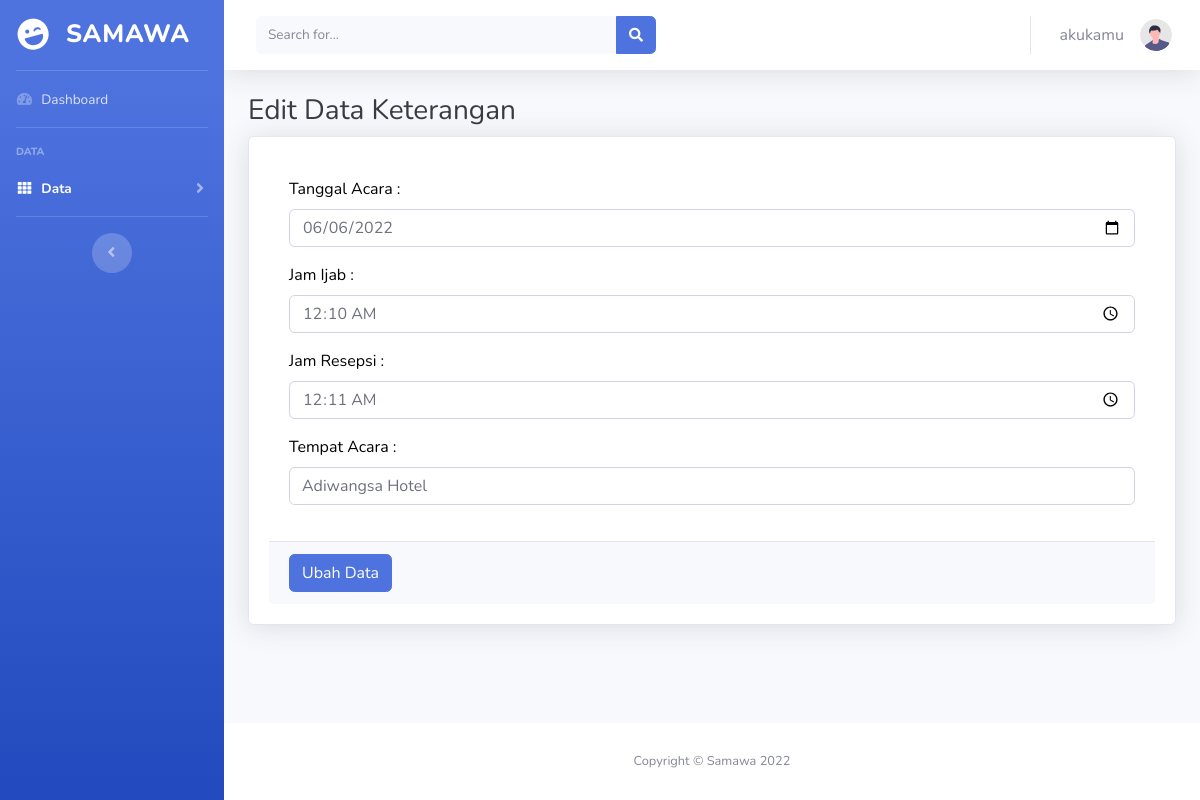
Page /login/data_keterangan.php (signed in) on the committed database.
### tables this page shows
CREATE TABLE `keterangan` (
  `idclient` int(7) NOT NULL,
  `tgl` date NOT NULL,
  `jam_ijab` time NOT NULL,
  `jam_resepsi` time NOT NULL,
  `tempat` varchar(50) NOT NULL
);

### login/functions.php (called while the page is built, shortened)
<?php
$conn = mysqli_connect("localhost", "root", "", "db_wedding");
function query($query){
	global $conn;
	$result = mysqli_query($conn, $query);
	$rows = [];
	while($row = mysqli_fetch_assoc($result)) {
		$rows[] = $row;
	}
	return $rows;
}
 ?>

### login/data_keterangan.php (the view, shortened to what this page needs)
<?php
require 'functions.php';
$id = $_SESSION['idclient'];
$link = $_SESSION['link'];
$keterangan = query("SELECT * FROM keterangan WHERE idclient = $id")[0];
?>
<!DOCTYPE html>
<html lang="en">
<head>
    <link href="vendor/fontawesome-free/css/all.min.css" rel="stylesheet" type="text/css">
    <link href="css/sb-admin-2.min.css" rel="stylesheet">
    <link href="vendor/datatables/dataTables.bootstrap4.min.css" rel="stylesheet">
</head>
<body id="page-top">
    <div id="wrapper">
        <ul class="navbar-nav bg-gradient-primary sidebar sidebar-dark accordion" id="accordionSidebar">
            <a class="sidebar-brand d-flex align-items-center justify-content-center" href="#">
                <div class="sidebar-brand-icon rotate-n-15">
                    <i class="fas fa-laugh-wink"></i>
                </div>
                <div style="font-size: 25px;" class="sidebar-brand-text mx-3">samawa</div>
            </a>
            <hr class="sidebar-divider my-0">
            <li class="nav-item">
                <a class="nav-link" href="index.php">
                    <i class="fas fa-fw fa-tachometer-alt"></i>
                    <span>Dashboard</span></a>
            </li>
            <hr class="sidebar-divider">
            <div class="sidebar-heading">
                Data
            </div>
            <li class="nav-item active">
                <a class="nav-link  collapsed" href="#" data-toggle="collapse" data-target="#collapseTwo"
                    aria-expanded="true" aria-controls="collapseTwo">
                    <i class="fas fa-fw fa-th"></i>
                    <span>Data</span>
                </a>
            </li>
            <hr class="sidebar-divider">
            <div class="text-center d-none d-md-inline">
                <button class="rounded-circle border-0" id="sidebarToggle"></button>
            </div>
        </ul>
        <div id="content-wrapper" class="d-flex flex-column">
            <div id="content">
                <nav class="navbar navbar-expand navbar-light bg-white topbar mb-4 static-top shadow">
                    <form
                        class="d-none d-sm-inline-block form-inline mr-auto ml-md-3 my-2 my-md-0 mw-100 navbar-search">
                        <div class="input-group">
                            <input type="text" class="form-control bg-light border-0 small" placeholder="Search for..."
                                aria-label="Search" aria-describedby="basic-addon2">
                            <div class="input-group-append">
                                <button class="btn btn-primary" type="button">
                                    <i class="fas fa-search fa-sm"></i>
                                </button>
                            </div>
                        </div>
                    </form>
                    <ul class="navbar-nav ml-auto">
                        <li class="nav-item dropdown no-arrow">
                            <a class="nav-link dropdown-toggle" href="#" id="userDropdown" role="button"
                                data-toggle="dropdown" aria-haspopup="true" aria-expanded="false">
                                <span class="mr-3 d-none d-lg-inline text-gray-600 medium"><?= $link; ?></span>
                                <img class="img-profile rounded-circle"
                                    src="img/undraw_profile.svg">
                            </a>
                        </li>
                    </ul>
                </nav>
                <div class="container-fluid">
                    <h1 class="h3 mb-2 text-gray-900">Edit Data Keterangan</h1>
                    <div class="card shadow mb-4">
                        <div class="card-body">
                            <form action="" method="post">
                              <div class="card-body" style="color: black;">
                                <div class="form-group">
                                  <label for="tgl">Tanggal Acara :</label>
                                  <input class="form-control" type="date" name="tgl" id="tgl" placeholder="" required value="<?= $keterangan["tgl"]; ?>">
                                </div>
                                <div class="form-group">
                                  <label for="jam_ijab">Jam Ijab :</label>
                                  <input class="form-control" type="time" name="jam_ijab" id="jam_ijab" placeholder="" required value="<?= $keterangan["jam_ijab"]; ?>">
                                </div>
                                <div class="form-group">
                                  <label for="jam_resepsi">Jam Resepsi :</label>
                                  <input class="form-control" type="time" name="jam_resepsi" id="jam_resepsi" placeholder="" required value="<?= $keterangan["jam_resepsi"]; ?>">
                                </div>
                                <div class="form-group">
                                  <label for="tempat">Tempat Acara :</label>
                                  <input class="form-control" type="text" name="tempat" id="tempat" placeholder="" required value="<?= $keterangan["tempat"]; ?>">
                                </div>
                              </div>
                              <div class="card-footer">
                                <button class="btn btn-primary" type="submit" name="submit">Ubah Data</button>
                              </div>
                            </form>
                        </div>
                    </div>
                </div>
            </div>
            <footer class="sticky-footer bg-white">
                <div class="container my-auto">
                    <div class="copyright text-center my-auto">
                        <span>Copyright &copy; Samawa 2022</span>
                    </div>
                </div>
            </footer>
        </div>
    </div>
</body>
</html>

### rows in the picture
keterangan: tgl "06/06/2022", jam_ijab "00:10:00", jam_resepsi "00:11:00", tempat "Adiwangsa Hotel"

### other values in the picture
$link "akukamu"
